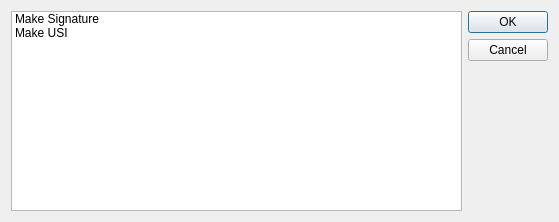
<?xml version="1.0" encoding="UTF-8"?>
<ui version="4.0">
 <class>RunDialog</class>
 <widget class="QDialog" name="RunDialog">
  <property name="geometry">
   <rect>
    <x>0</x>
    <y>0</y>
    <width>559</width>
    <height>222</height>
   </rect>
  </property>
  <property name="windowTitle">
   <string>RETK - Run</string>
  </property>
  <property name="windowIcon">
   <iconset resource="../../Resources.qrc">
    <normaloff>:/logo</normaloff>:/logo</iconset>
  </property>
  <layout class="QHBoxLayout" name="horizontalLayout">
   <item>
    <layout class="QHBoxLayout" name="horizontalLayout_2">
     <item>
      <widget class="QListWidget" name="optionList">
       <item>
        <property name="text">
         <string>Make Signature</string>
        </property>
       </item>
       <item>
        <property name="text">
         <string>Make USI</string>
        </property>
        <property name="whatsThis">
         <string/>
        </property>
       </item>
      </widget>
     </item>
     <item>
      <layout class="QVBoxLayout" name="verticalLayout">
       <item>
        <widget class="QPushButton" name="btOk">
         <property name="text">
          <string>OK</string>
         </property>
        </widget>
       </item>
       <item>
        <widget class="QPushButton" name="btQuit">
         <property name="text">
          <string>Cancel</string>
         </property>
        </widget>
       </item>
       <item>
        <spacer name="verticalSpacer">
         <property name="orientation">
          <enum>Qt::Vertical</enum>
         </property>
         <property name="sizeHint" stdset="0">
          <size>
           <width>20</width>
           <height>40</height>
          </size>
         </property>
        </spacer>
       </item>
      </layout>
     </item>
    </layout>
   </item>
  </layout>
 </widget>
 <resources>
  <include location="../../Resources.qrc"/>
 </resources>
 <connections/>
</ui>
